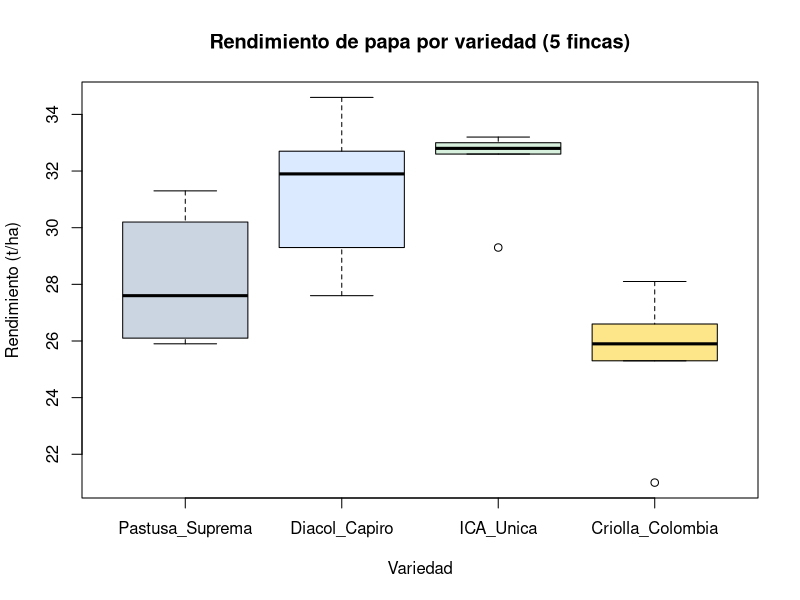

This chart was generated by the following R code:
## ---- chunk 1
#| label: boxplot-papa
#| echo: false
#| fig-height: 3.2
variedades <- c("Pastusa_Suprema", "Diacol_Capiro", "ICA_Unica", "Criolla_Colombia")
fincas <- c("Subachoque","Toca","Villapinzon","Tausa","Zipaquira")
set.seed(101)
mu <- 28
tau <- c(0, 2.4, 4.1, -1.8); names(tau) <- variedades
beta <- c(0, 1.5, -1.0, 3.0, -2.5); names(beta) <- fincas
dat_papa <- expand.grid(finca = fincas, variedad = variedades)
dat_papa$rend <- mu + tau[dat_papa$variedad] + beta[dat_papa$finca] + rnorm(nrow(dat_papa), 0, 1.3)
dat_papa$rend <- round(dat_papa$rend, 1)
dat_papa$variedad <- factor(dat_papa$variedad, levels = variedades)
dat_papa$finca <- factor(dat_papa$finca, levels = fincas)
modelo_rcbd <- aov(rend ~ variedad + finca, data = dat_papa)
boxplot(rend ~ variedad, data = dat_papa,
        col = c("#cbd5e1", "#dbeafe", "#d6f0dd", "#fde68a"),
        xlab = "Variedad", ylab = "Rendimiento (t/ha)",
        main = "Rendimiento de papa por variedad (5 fincas)")
